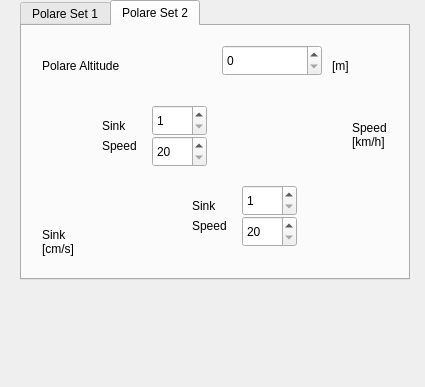
<?xml version="1.0" encoding="UTF-8"?>
<ui version="4.0">
 <class>PolareFrame</class>
 <widget class="QWidget" name="PolareFrame">
  <property name="enabled">
   <bool>true</bool>
  </property>
  <property name="geometry">
   <rect>
    <x>0</x>
    <y>0</y>
    <width>425</width>
    <height>387</height>
   </rect>
  </property>
  <property name="windowTitle">
   <string>Polare</string>
  </property>
  <widget class="QTabWidget" name="tabWidget">
   <property name="geometry">
    <rect>
     <x>20</x>
     <y>0</y>
     <width>390</width>
     <height>280</height>
    </rect>
   </property>
   <property name="currentIndex">
    <number>1</number>
   </property>
   <widget class="QWidget" name="tab_1">
    <attribute name="title">
     <string>Polare Set 1</string>
    </attribute>
    <widget class="QLabel" name="textLabel_Altitude1">
     <property name="geometry">
      <rect>
       <x>20</x>
       <y>30</y>
       <width>150</width>
       <height>20</height>
      </rect>
     </property>
     <property name="text">
      <string>Polare Altitude</string>
     </property>
     <property name="wordWrap">
      <bool>false</bool>
     </property>
    </widget>
    <widget class="QSpinBox" name="spinBox_Altitude1">
     <property name="geometry">
      <rect>
       <x>200</x>
       <y>19</y>
       <width>100</width>
       <height>31</height>
      </rect>
     </property>
     <property name="minimum">
      <number>0</number>
     </property>
     <property name="maximum">
      <number>3000</number>
     </property>
     <property name="singleStep">
      <number>1</number>
     </property>
     <property name="value">
      <number>0</number>
     </property>
    </widget>
    <widget class="QLabel" name="textLabel_AltitudeUnit1">
     <property name="geometry">
      <rect>
       <x>310</x>
       <y>30</y>
       <width>67</width>
       <height>20</height>
      </rect>
     </property>
     <property name="text">
      <string>[m]</string>
     </property>
     <property name="wordWrap">
      <bool>false</bool>
     </property>
    </widget>
    <widget class="QLabel" name="textLabel_SinkUnit1">
     <property name="geometry">
      <rect>
       <x>20</x>
       <y>200</y>
       <width>41</width>
       <height>31</height>
      </rect>
     </property>
     <property name="text">
      <string>Sink
[cm/s]</string>
     </property>
     <property name="wordWrap">
      <bool>false</bool>
     </property>
    </widget>
    <widget class="QSpinBox" name="spinBox_Sink1_0">
     <property name="geometry">
      <rect>
       <x>130</x>
       <y>79</y>
       <width>55</width>
       <height>31</height>
      </rect>
     </property>
     <property name="minimum">
      <number>1</number>
     </property>
     <property name="maximum">
      <number>200</number>
     </property>
    </widget>
    <widget class="QLabel" name="pixmapLabel_Polare1">
     <property name="geometry">
      <rect>
       <x>30</x>
       <y>110</y>
       <width>297</width>
       <height>81</height>
      </rect>
     </property>
     <property name="scaledContents">
      <bool>false</bool>
     </property>
     <property name="wordWrap">
      <bool>false</bool>
     </property>
    </widget>
    <widget class="QSpinBox" name="spinBox_Speed1_0">
     <property name="geometry">
      <rect>
       <x>130</x>
       <y>110</y>
       <width>55</width>
       <height>31</height>
      </rect>
     </property>
     <property name="minimum">
      <number>20</number>
     </property>
     <property name="maximum">
      <number>120</number>
     </property>
    </widget>
    <widget class="QSpinBox" name="spinBox_Speed1_1">
     <property name="geometry">
      <rect>
       <x>220</x>
       <y>190</y>
       <width>55</width>
       <height>31</height>
      </rect>
     </property>
     <property name="minimum">
      <number>20</number>
     </property>
     <property name="maximum">
      <number>120</number>
     </property>
    </widget>
    <widget class="QSpinBox" name="spinBox_Sink1_1">
     <property name="geometry">
      <rect>
       <x>220</x>
       <y>159</y>
       <width>55</width>
       <height>31</height>
      </rect>
     </property>
     <property name="minimum">
      <number>1</number>
     </property>
     <property name="maximum">
      <number>200</number>
     </property>
    </widget>
    <widget class="QLabel" name="textLabel_Speed1_1">
     <property name="geometry">
      <rect>
       <x>170</x>
       <y>190</y>
       <width>50</width>
       <height>20</height>
      </rect>
     </property>
     <property name="text">
      <string>Speed</string>
     </property>
     <property name="wordWrap">
      <bool>false</bool>
     </property>
    </widget>
    <widget class="QLabel" name="textLabel_Sink1_1">
     <property name="geometry">
      <rect>
       <x>170</x>
       <y>170</y>
       <width>50</width>
       <height>20</height>
      </rect>
     </property>
     <property name="text">
      <string>Sink</string>
     </property>
     <property name="wordWrap">
      <bool>false</bool>
     </property>
    </widget>
    <widget class="QLabel" name="textLabel_Speed1_0">
     <property name="geometry">
      <rect>
       <x>80</x>
       <y>110</y>
       <width>50</width>
       <height>20</height>
      </rect>
     </property>
     <property name="text">
      <string>Speed</string>
     </property>
     <property name="wordWrap">
      <bool>false</bool>
     </property>
    </widget>
    <widget class="QLabel" name="textLabel_Sink1_0">
     <property name="geometry">
      <rect>
       <x>80</x>
       <y>90</y>
       <width>50</width>
       <height>20</height>
      </rect>
     </property>
     <property name="text">
      <string>Sink</string>
     </property>
     <property name="wordWrap">
      <bool>false</bool>
     </property>
    </widget>
    <widget class="QLabel" name="textLabel_SpeedUnit1">
     <property name="geometry">
      <rect>
       <x>330</x>
       <y>90</y>
       <width>51</width>
       <height>37</height>
      </rect>
     </property>
     <property name="text">
      <string>Speed
[km/h]</string>
     </property>
     <property name="wordWrap">
      <bool>false</bool>
     </property>
    </widget>
   </widget>
   <widget class="QWidget" name="tab_2">
    <attribute name="title">
     <string>Polare Set 2</string>
    </attribute>
    <widget class="QSpinBox" name="spinBox_Altitude2">
     <property name="geometry">
      <rect>
       <x>200</x>
       <y>19</y>
       <width>100</width>
       <height>31</height>
      </rect>
     </property>
     <property name="minimum">
      <number>0</number>
     </property>
     <property name="maximum">
      <number>3000</number>
     </property>
     <property name="singleStep">
      <number>1</number>
     </property>
     <property name="value">
      <number>0</number>
     </property>
    </widget>
    <widget class="QLabel" name="textLabel_Altitude2">
     <property name="geometry">
      <rect>
       <x>20</x>
       <y>30</y>
       <width>150</width>
       <height>20</height>
      </rect>
     </property>
     <property name="text">
      <string>Polare Altitude</string>
     </property>
     <property name="wordWrap">
      <bool>false</bool>
     </property>
    </widget>
    <widget class="QLabel" name="textLabel_AltitudeUnit2">
     <property name="geometry">
      <rect>
       <x>310</x>
       <y>30</y>
       <width>67</width>
       <height>20</height>
      </rect>
     </property>
     <property name="text">
      <string>[m]</string>
     </property>
     <property name="wordWrap">
      <bool>false</bool>
     </property>
    </widget>
    <widget class="QLabel" name="pixmapLabel_Polare2">
     <property name="geometry">
      <rect>
       <x>30</x>
       <y>110</y>
       <width>297</width>
       <height>81</height>
      </rect>
     </property>
     <property name="scaledContents">
      <bool>false</bool>
     </property>
     <property name="wordWrap">
      <bool>false</bool>
     </property>
    </widget>
    <widget class="QLabel" name="textLabel_SinkUnit2">
     <property name="geometry">
      <rect>
       <x>20</x>
       <y>200</y>
       <width>41</width>
       <height>31</height>
      </rect>
     </property>
     <property name="text">
      <string>Sink
[cm/s]</string>
     </property>
     <property name="wordWrap">
      <bool>false</bool>
     </property>
    </widget>
    <widget class="QSpinBox" name="spinBox_Sink2_0">
     <property name="geometry">
      <rect>
       <x>130</x>
       <y>79</y>
       <width>55</width>
       <height>31</height>
      </rect>
     </property>
     <property name="minimum">
      <number>1</number>
     </property>
     <property name="maximum">
      <number>200</number>
     </property>
    </widget>
    <widget class="QSpinBox" name="spinBox_Speed2_0">
     <property name="geometry">
      <rect>
       <x>130</x>
       <y>110</y>
       <width>55</width>
       <height>31</height>
      </rect>
     </property>
     <property name="minimum">
      <number>20</number>
     </property>
     <property name="maximum">
      <number>120</number>
     </property>
    </widget>
    <widget class="QSpinBox" name="spinBox_Speed2_1">
     <property name="geometry">
      <rect>
       <x>220</x>
       <y>190</y>
       <width>55</width>
       <height>31</height>
      </rect>
     </property>
     <property name="minimum">
      <number>20</number>
     </property>
     <property name="maximum">
      <number>120</number>
     </property>
    </widget>
    <widget class="QSpinBox" name="spinBox_Sink2_1">
     <property name="geometry">
      <rect>
       <x>220</x>
       <y>159</y>
       <width>55</width>
       <height>31</height>
      </rect>
     </property>
     <property name="minimum">
      <number>1</number>
     </property>
     <property name="maximum">
      <number>200</number>
     </property>
    </widget>
    <widget class="QLabel" name="textLabel_Sink2_0">
     <property name="geometry">
      <rect>
       <x>80</x>
       <y>90</y>
       <width>50</width>
       <height>20</height>
      </rect>
     </property>
     <property name="text">
      <string>Sink</string>
     </property>
     <property name="wordWrap">
      <bool>false</bool>
     </property>
    </widget>
    <widget class="QLabel" name="textLabel_Speed2_0">
     <property name="geometry">
      <rect>
       <x>80</x>
       <y>110</y>
       <width>50</width>
       <height>20</height>
      </rect>
     </property>
     <property name="text">
      <string>Speed</string>
     </property>
     <property name="wordWrap">
      <bool>false</bool>
     </property>
    </widget>
    <widget class="QLabel" name="textLabel_Sink2_1">
     <property name="geometry">
      <rect>
       <x>170</x>
       <y>170</y>
       <width>50</width>
       <height>20</height>
      </rect>
     </property>
     <property name="text">
      <string>Sink</string>
     </property>
     <property name="wordWrap">
      <bool>false</bool>
     </property>
    </widget>
    <widget class="QLabel" name="textLabel_Speed2_1">
     <property name="geometry">
      <rect>
       <x>170</x>
       <y>190</y>
       <width>50</width>
       <height>20</height>
      </rect>
     </property>
     <property name="text">
      <string>Speed</string>
     </property>
     <property name="wordWrap">
      <bool>false</bool>
     </property>
    </widget>
    <widget class="QLabel" name="textLabel_SpeedUnit2">
     <property name="geometry">
      <rect>
       <x>330</x>
       <y>90</y>
       <width>51</width>
       <height>37</height>
      </rect>
     </property>
     <property name="text">
      <string>Speed
[km/h]</string>
     </property>
     <property name="wordWrap">
      <bool>false</bool>
     </property>
    </widget>
   </widget>
  </widget>
 </widget>
 <layoutdefault spacing="6" margin="11"/>
 <resources/>
 <connections/>
</ui>
